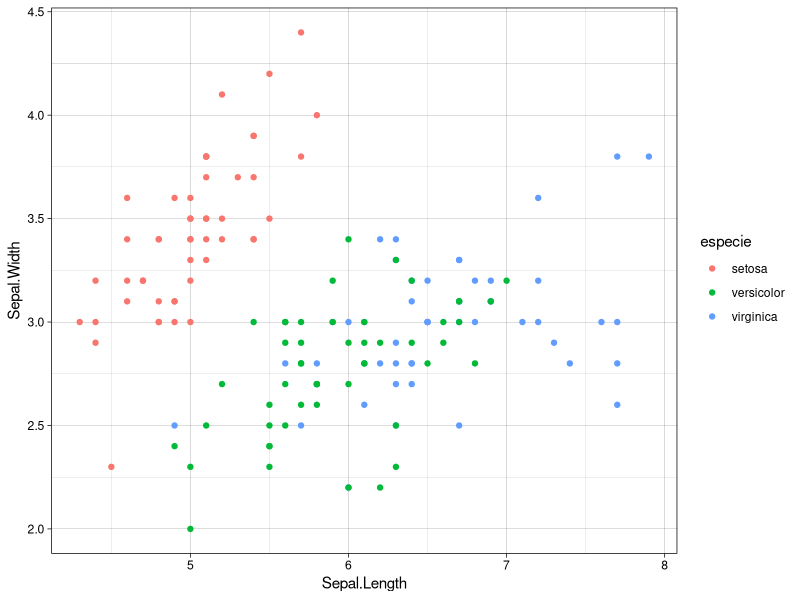
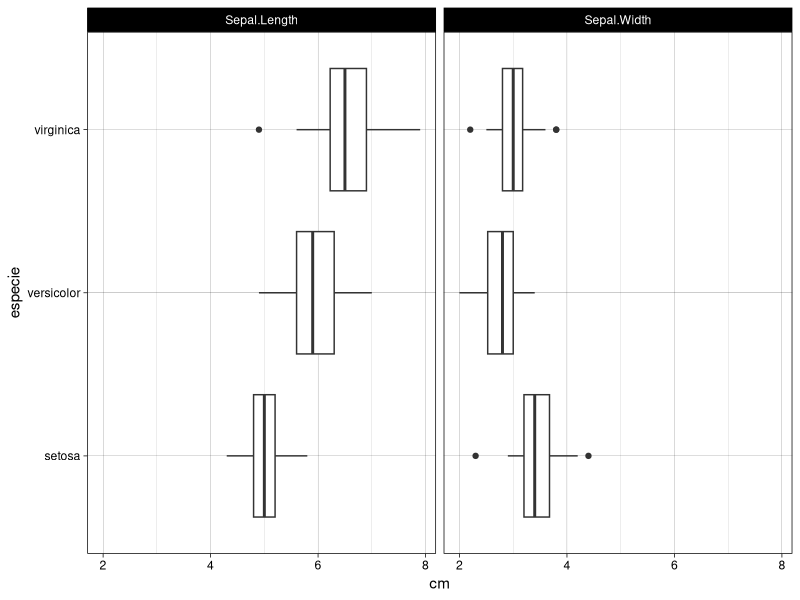

These charts were generated, in order, by the following R code:
setwd("/home/marcos/pai_2024/practicas/01_ejercicio1/")

library(tidyverse)

setosa <- read_delim("setosa.txt") %>% mutate(especie = "setosa")
virginica <- read_delim("virginica.txt") %>% mutate(especie = "virginica")
versicolor <- read_delim("versicolor.txt") %>% mutate(especie = "versicolor")

datos <- bind_rows(setosa, virginica, versicolor)
rm(virginica, versicolor)

write_delim(datos, file = "datos_limpios.txt", delim = "\t")

g1 <- 
  ggplot(datos) +
  aes(x = Sepal.Length, y = Sepal.Width, color = especie) +
  geom_point() +
  theme_linedraw()

g2 <- 
  datos %>% 
  select(Sepal.Length, Sepal.Width, especie) %>% 
  pivot_longer(cols = c(Sepal.Length, Sepal.Width), names_to = "tipo_medida", 
               values_to = "cm") %>% 
  ggplot() +
  aes(x = cm, y = especie) +
  geom_boxplot() +
  facet_wrap(~ tipo_medida) +
  theme_linedraw()

ggsave(filename = "diagrama_puntos.png", plot = g1, 
       width = 15, height = 9, units = "cm")
ggsave(filename = "boxplot.png", plot = g2, 
       width = 15, height = 9, units = "cm")

mod_sepal <- lm(Sepal.Width ~ Sepal.Length, setosa)
summary(mod_sepal)

mod_petal <- lm(Petal.Width ~ Petal.Length, setosa)
summary(mod_petal)

saveRDS(mod_sepal, file = "rtdo_regr_sepal.rds")
saveRDS(mod_petal, file = "rtdo_regr_petal.rds")